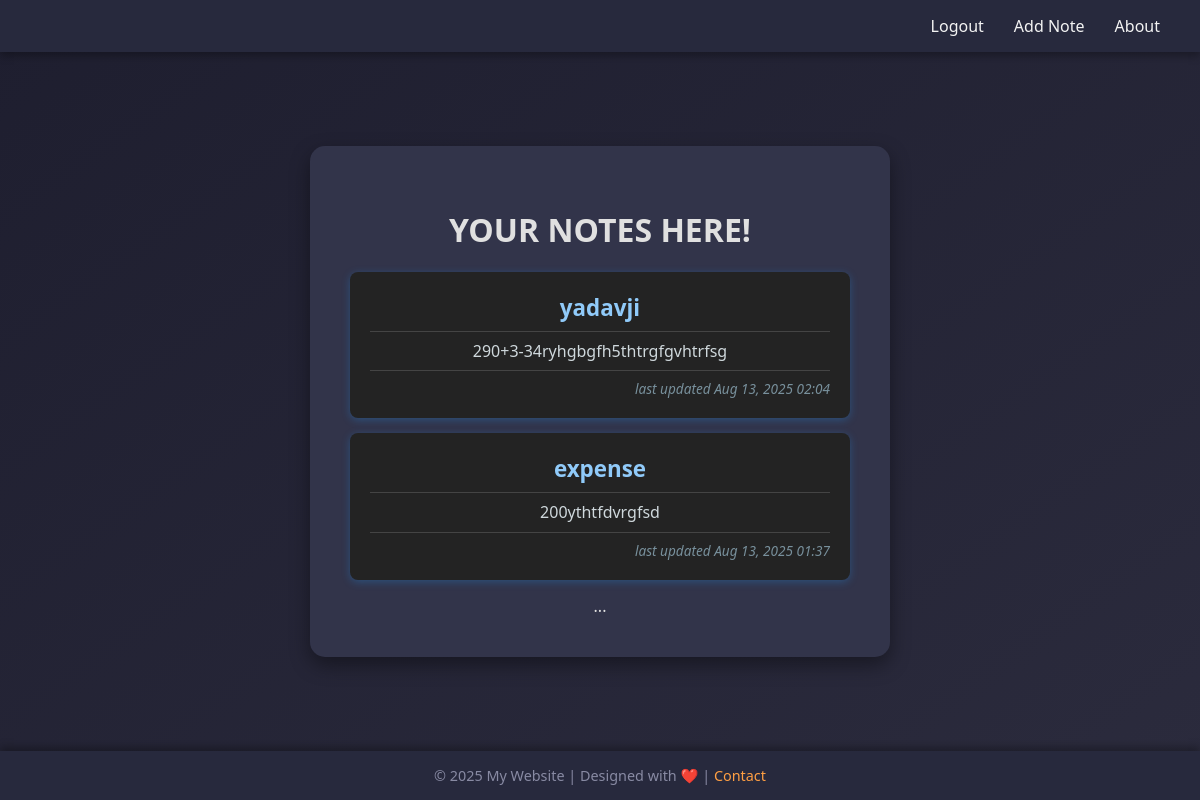
Screenshot of /notes/ (signed in) with the database file from the repository.
### notes/models.py (models this page shows, shortened)
class Notes(models.Model):
    title=models.CharField(max_length=50)
    content=models.TextField()
    date=models.DateTimeField(default=timezone.now)
    user = models.ForeignKey(User, on_delete=models.CASCADE, related_name='notes')

### notes/views.py (the view)
# urls.py: 2. Add a URL to urlpatterns:  path('', views.home, name='home')
def home(request):
    notes=Notes.objects.all()
    return render(request, 'home.html', {'notes':notes})

### templates/home.html (shortened to what this page needs)
{% extends 'base.html' %}
{% block content %}
{% if user.is_authenticated %}
<h1>YOUR NOTES HERE!</h1>
{% for note in user.notes.all %}
<a href="{% url 'notes:update' note.id  %}" class="note-card">
  <div class="note-title">{{ note.title }}</div>
  <hr class="divider" />
  <div class="note-content">{{ note.content|truncatewords:20 }}</div>
  <hr class="divider" />
  <div class="note-date">last updated {{ note.date|date:"M d, Y H:i" }}</div>
</a>
{% endfor %}
...
{%endif%}
{% endblock %}

### static/style.css (style rules this page uses)
body { margin: 0; font-family: 'Segoe UI', Tahoma, Geneva, Verdana, sans-serif; background: linear-gradient(145deg, #1e1e2f, #2b2b3d); color: #e0e0e0; display: flex; flex-direction: column; min-height: 100vh; }

### templates/home.html (style rules this page uses)
.note-card { display: block; background: #232323; color: #e0e0e0; padding: 20px; margin: 15px 0; border-radius: 8px; text-decoration: none; box-shadow: 0 2px 8px rgba(33, 150, 243, 0.3); transition: background-color 0.3s ease, box-shadow 0.3s ease; cursor: pointer; }
.note-title { font-size: 1.4rem; font-weight: 700; margin-bottom: 8px; color: #90caf9; }
.divider { border: none; border-top: 1px solid #444; margin: 8px 0; }
.note-content { font-size: 1rem; color: #cfd8dc; margin-bottom: 8px; line-height: 1.4; }
.note-date { font-size: 0.85rem; color: #78909c; text-align: right; font-style: italic; }

### rows the page displays
Notes: title "yadavji", content "290+3-34ryhgbgfh5thtrgfgvhtrfsg", date "Aug 13, 2025 02:04"
Notes: title "expense", content "200ythtfdvrgfsd", date "Aug 13, 2025 01:37"
